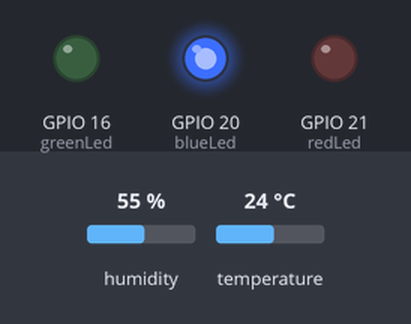
This program was run on a simulated Raspberry Pi (BCM pin numbers). Parts: output pins drawn as LEDs (lit = HIGH). The inputs (shaded band) are chosen by the test bench; at power-on: humidity 55 %, temperature 24 °C. The clock reads 2024-03-15 10:24:30 at power-on unless the program sets it; files the program writes start out absent; what the program prints to the terminal is not drawn.

Above: at 1.2 s.
1.3 s: humidity set to 36 %
3.9 s: humidity set to 33 %
At 6.4 s:
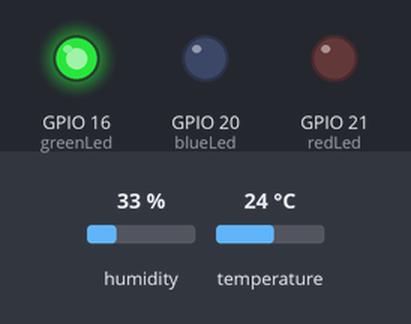
6.7 s: temperature set to 27 °C
At 8.9 s:
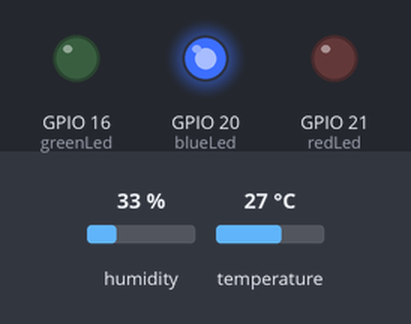
9.2 s: temperature set to 29 °C
11.4 s: temperature set to 32 °C
At 13.3 s:
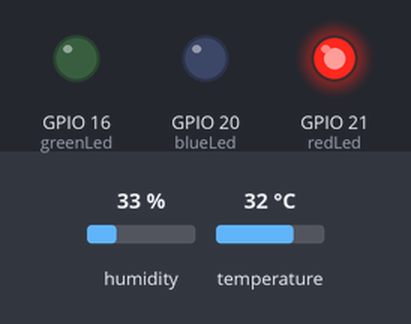
14.3 s: temperature set to 12 °C
At 16.8 s:
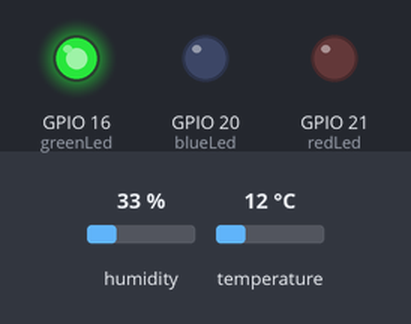
Timing chart, 0 to 17.8 s (numbered marks = the images above; inputs shaded):
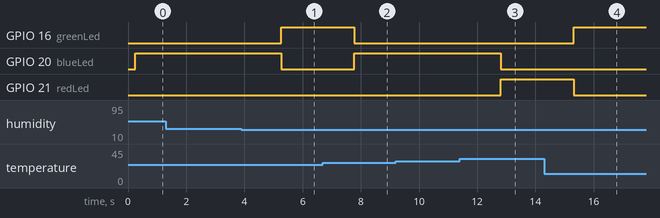

Measured:
- the behaviour switches between 35 and 34 % on humidity (found by bisection; images 0 and 1)
- the behaviour switches between 25 and 26 °C on temperature (found by bisection; images 1 and 2)
- the behaviour switches between 30 and 31 °C on temperature (found by bisection; images 2 and 3)
- after the input at 1.3 s, every drawn part: stays the same
- after the input at 3.9 s, GPIO 16 (greenLed): LOW → HIGH after 1.4 s; GPIO 20 (blueLed): HIGH → LOW after 1.4 s
- after the input at 6.7 s, GPIO 16 (greenLed): HIGH → LOW after 1.1 s; GPIO 20 (blueLed): LOW → HIGH after 1.1 s
- after the input at 9.2 s, every drawn part: stays the same
- after the input at 11.4 s, GPIO 20 (blueLed): HIGH → LOW after 1.4 s; GPIO 21 (redLed): LOW → HIGH after 1.4 s
- after the input at 14.3 s, GPIO 16 (greenLed): LOW → HIGH after 1.0 s; GPIO 21 (redLed): HIGH → LOW after 1.0 s

The program:

main11-2-enhanced.py
```python
import time
import datetime
import board
import adafruit_dht
import RPi.GPIO as GPIO

dhtDevice = adafruit_dht.DHT11(board.D4)

greenLed = 16
blueLed = 20
redLed = 21

GPIO.setwarnings(False)
GPIO.setmode(GPIO.BCM)
GPIO.setup(greenLed, GPIO.OUT)
GPIO.setup(blueLed, GPIO.OUT)
GPIO.setup(redLed, GPIO.OUT)

try:
    while True:
        humi = dhtDevice.humidity
        temp = dhtDevice.temperature
        di = (1.8 * temp) - (0.55 * (1 - humi / 100.0) * (1.8 * temp - 26)) + 32

        timenow = datetime.datetime.now()
        timenow_str = str(timenow)

        print(timenow_str)
        print("TEMP: ", temp, "℃")
        print("HUMI: ", humi, "%")
        print("DI: ", di)
        print("")

        f = open('temphumi.txt', 'a')
        f.write(timenow_str + '\t' + str(temp) + '℃\t' + str(humi) + '%\t' + 'DI=' + str(di) + '\r\n')
        f.close()

        if di <= 69:
            GPIO.output(greenLed, GPIO.HIGH)
            GPIO.output(blueLed, GPIO.LOW)
            GPIO.output(redLed, GPIO.LOW)
        elif (di >= 70) and (di <= 75):
            GPIO.output(greenLed, GPIO.LOW)
            GPIO.output(blueLed, GPIO.HIGH)
            GPIO.output(redLed, GPIO.LOW)
        elif di >= 76:
            GPIO.output(greenLed, GPIO.LOW)
            GPIO.output(blueLed, GPIO.LOW)
            GPIO.output(redLed, GPIO.HIGH)

        time.sleep(1)

except KeyboardInterrupt:
    print("사용자에 의해 프로그램이 종료되었습니다.")

finally:
    GPIO.cleanup()
```
